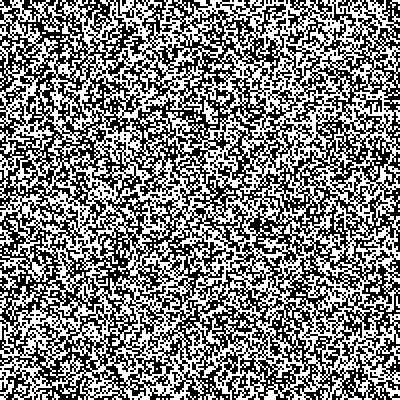
Frame 1 (no input)
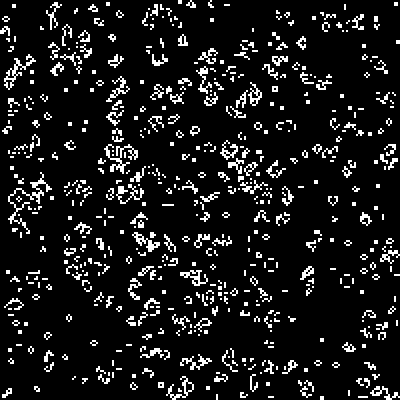
Frame 60 (no input)
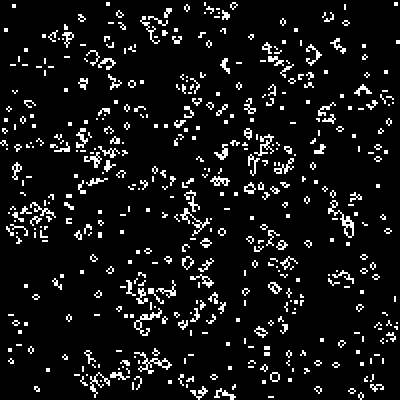
Frame 120 (the mouse pressed at the canvas centre since frame 60)

The p5.js sketch that drew these frames (run headless with seeded random() and noise() and a simulated clock; from frame 60 on, the mouse is pressed at the canvas centre):

// p5.js sketch
// ── sketch.js
let size = 2;
let cell_grid;

function setup() {
  createCanvas(400, 400);
  cell_grid = new Grid(width, height, size);
  // frameRate(1)

}

function draw() {
  cell_grid.draw();
  cell_grid.next_gen();  
  // noLoop();
}

// ── Cell.js
class Cell {
    constructor(x, y, size){
        this.x = x;
        this.y = y;
        this.index_i = x/size;
        this.index_j = y/size;
        this.size = size;
        this.state = round(random(0,1));
        this.future_state = this.state;
        this.rule_alive = [0, 0, 1, 1, 0, 0, 0, 0, 0]
        this.rule_dead = [0, 0, 0, 1, 0, 0, 0, 0, 0]
        this.has_changed = true;
    }

    show() {
        if (!this.has_changed) {
            return;
        }
        
        noStroke();
        if (this.state == 0) {
            fill(0);
        }
        else {
            fill(255);
        }

        rect(this.x, this.y, this.size)

    }

    calcNear(cell_grid) {
        let near_alive = 0;
        
        for(let i = -1; i < 2; i++) {
            for(let j = -1; j < 2; j++) {

                let index_x = i + this.index_i; 
                let index_y = j + this.index_j; 

                if (i == 0 && j == 0) {
                    continue;
                }
                if (index_x < 0                 ||
                    index_y < 0                 ||
                    index_x >= cell_grid.length ||
                    index_y >= cell_grid[0].length
                    )
                {
                    continue;
                }

                let near = cell_grid[index_x][index_y].state;
                
                if (near == 1) {
                    near_alive += 1;
                }
            }
        }
        return near_alive;
    }

    calcNextState(cell_grid) {
        let near_alive = this.calcNear(cell_grid);

        if (this.state == 0 ) {
            this.future_state = this.rule_dead[near_alive];
        }
        else
        {
            this.future_state = this.rule_alive[near_alive];
        }

        this.has_changed = !(this.state == this.future_state);
    }

    update() {
        if (!this.has_changed) {
            return;
        }

        this.state = this.future_state;
    }
}
// ── Grid.js
class Grid {
    constructor(canvas_width, canvas_height, cell_size) {
        this.rows = canvas_width/cell_size;
        this.cols = canvas_height/cell_size;
        this.cell_size = cell_size;
        this.cell_grid = []

        this.initialize_cell_grid(); 
    }

    initialize_cell_grid() {
        for (let i = 0; i < this.rows; i++) {
            let row = [];
            for(let j = 0; j < this.cols; j++) {
                let cell = new Cell(i*this.cell_size,
                                    j*this.cell_size,
                                    this.cell_size);
                row.push(cell);
            }
            this.cell_grid.push(row);
        }
    }

    draw() {
        for (let i = 0; i < this.rows; i++) {
            for(let j = 0; j < this.cols; j++) {
                this.cell_grid[i][j].show();
                this.cell_grid[i][j].calcNextState(this.cell_grid);
            }
        }       
    }

    next_gen() {
        for (let i = 0; i < this.rows; i++) {
            for(let j = 0; j < this.cols; j++) {
                this.cell_grid[i][j].update();
            }
        }  
    }
}
// ── aux_functions.js
function decimal_to_binary(decimal) {
    if (typeof decimal != "number" ||
        decimal < 0 ||
        decimal - Math.floor(decimal) != 0) {
        
        return '';
    }

    let binary = '';

    while (decimal > 0) {
        let remaining = decimal % 2;
        binary = remaining.toString() + binary;

        decimal = Math.floor(decimal / 2);
    }

    return binary;
}

function binary_to_decimal(binary_str) {
    if (typeof binary_str != "string") {
        return -1;
    }

    let binary_split = binary_str.split('');
    let valid_digits = ['0', '1'];

    for (let char of binary_split) {

        if (!valid_digits.includes(char)) {
            return -1;
        }
    }

    let decimal_number = 0;
    let power = 0;

    while (binary_split != '') {
        let last_digit = parseInt(binary_split.pop());
        decimal_number += last_digit * Math.pow(2, power);
        power += 1;
    }
    return decimal_number;
}

// exports.binary_to_decimal = binary_to_decimal;
// exports.decimal_to_binary = decimal_to_binary;

console.log(binary_to_decimal("001100000000100000"))
